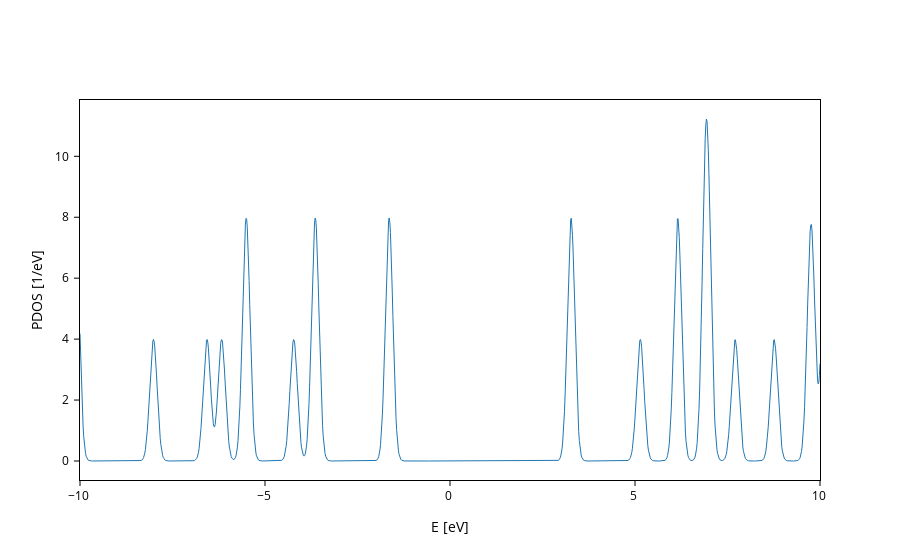

Notebook source saved alongside this figure:
### Code cell
H.plot.pdos(data_Erange=[-10,10],nE=1200,Erange=[-10,10])

### Figure 1 — Plotly figure (JSON) as saved in the notebook; plotly's stock layout.template omitted (floating-point values rounded to 4 significant figures; data arrays with more than 128 entries replaced by an {"elided": "..."} marker saying what was removed)
{"data": [{"line": {"width": 1}, "meta": {}, "mode": "lines", "name": "DOS", "type": "scatter", "x": {"elided": "1200 float values"}, "y": {"elided": "1200 float values"}}], "layout": {"autosize": true, "scene": {"xaxis": {"title": {"text": "E [eV]"}}, "yaxis": {"title": {"text": "PDOS [1/eV]"}}}, "xaxis": {"autorange": true, "range": [-10, 10], "title": {"text": "E [eV]"}, "type": "linear"}, "yaxis": {"autorange": true, "range": [-0.6236, 11.85], "title": {"text": "PDOS [1/eV]"}, "type": "linear"}}}
